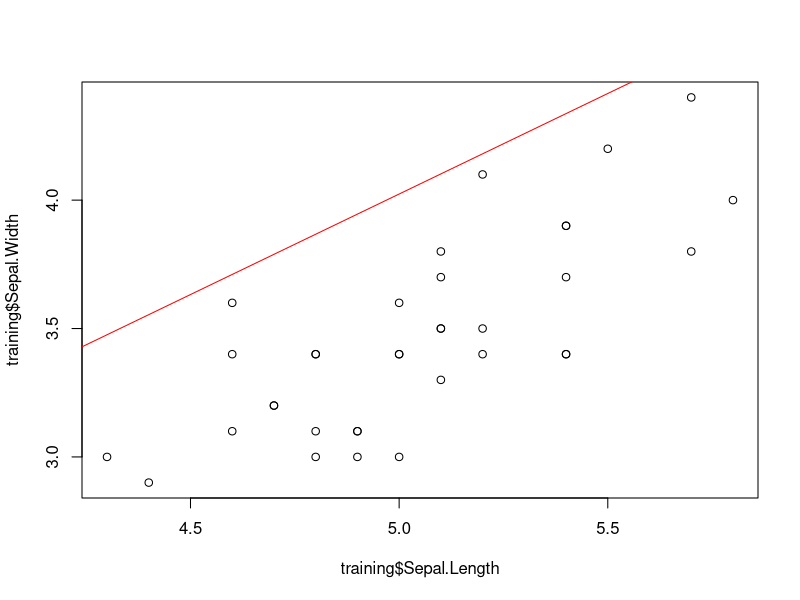
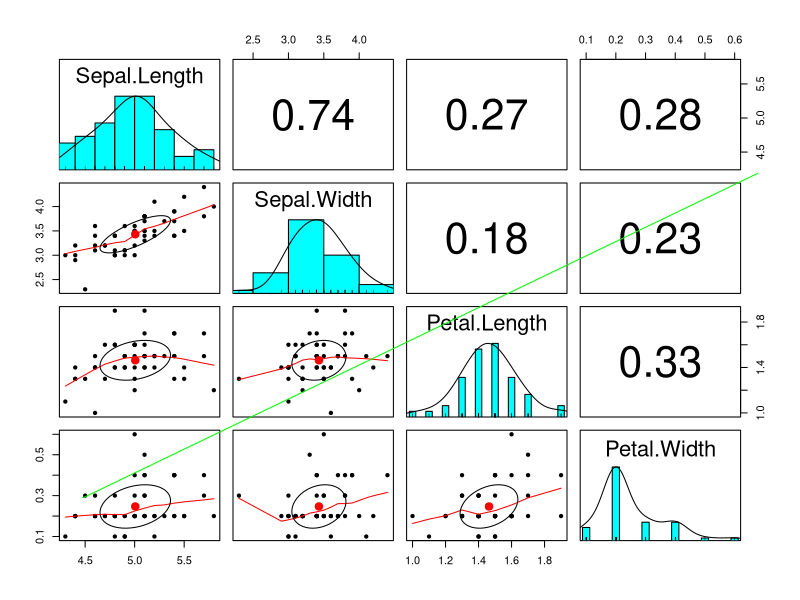

Reproduce these figures in R, in order.
# libek ----
library(datasets)
library(psych)

# adatok beolvasása ----
x = iris

# adathalmaz áttekintése ----
str(x)
summary(x)

# valószínűségi mintavétel ----
nonprobabilitic = iris[1:50,]
summary(nonprobabilitic)

# adatok előkészítése a további munkához ----

set.seed(1234)

training = nonprobabilitic[1:35, -5]
testing = nonprobabilitic[36:50, -5]
summary(training)
summary(testing)


# lineáris regressziós modellek létrehozása ----


model = lm(Sepal.Width~., data = training)
summary(model)

# a csészelevél hossza bizonyult a legfontosabbnak


# modell plottolása

p = plot(training$Sepal.Length, training$Sepal.Width)
abline(model, col="red")
cor(iris[1:49,1:4])
pairs.panels(iris[1:49,1:4])



# modell létrehozása a szignifikáns változóhoz
model = lm(Sepal.Width~Sepal.Length, data=training)
summary(model)

# újra plottolás
abline(model, col = "green")

# előrejelzés
summary(training)
(prediction = predict(model, testing[1]))
cbind(actual=testing[,2], prediction)


# előrejelzés adott sorra

check = testing[10,]
check = data.frame(Sepal.Length=5.1, Petal.Length= 1.9, Petal.Width=0.4)
(predicted_value=predict(model, check[1]))


# hibaszázalék és pontosság meghatározása
difference = abs(testing[,2]-prediction)
error_percentage = difference/testing[,2]*100
accuracy_percentage=100-error_percentage
mean(accuracy_percentage)
